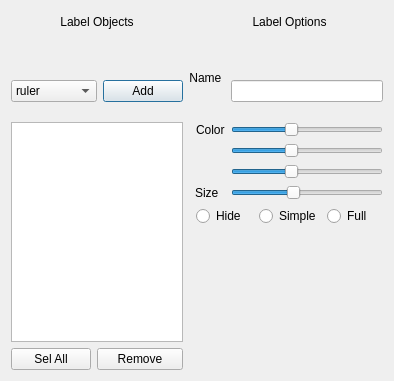
<?xml version="1.0" encoding="UTF-8"?>
<ui version="4.0">
 <class>LabelScreen</class>
 <widget class="QDialog" name="LabelScreen">
  <property name="geometry">
   <rect>
    <x>0</x>
    <y>0</y>
    <width>385</width>
    <height>381</height>
   </rect>
  </property>
  <property name="windowTitle">
   <string>Labels</string>
  </property>
  <layout class="QGridLayout" name="gridLayout_3">
   <property name="spacing">
    <number>6</number>
   </property>
   <item row="0" column="0" colspan="3">
    <widget class="QLabel" name="screenHeader">
     <property name="text">
      <string>Label Objects</string>
     </property>
     <property name="alignment">
      <set>Qt::AlignCenter</set>
     </property>
    </widget>
   </item>
   <item row="0" column="4" colspan="2">
    <widget class="QLabel" name="sectionHeader_2">
     <property name="text">
      <string>Label Options</string>
     </property>
     <property name="alignment">
      <set>Qt::AlignCenter</set>
     </property>
    </widget>
   </item>
   <item row="1" column="3" rowspan="3" colspan="2">
    <widget class="QLabel" name="label">
     <property name="text">
      <string>Name </string>
     </property>
     <property name="alignment">
      <set>Qt::AlignCenter</set>
     </property>
    </widget>
   </item>
   <item row="2" column="0" rowspan="2" colspan="2">
    <widget class="QComboBox" name="labelTypeChoice">
     <item>
      <property name="text">
       <string>ruler</string>
      </property>
     </item>
     <item>
      <property name="text">
       <string>text</string>
      </property>
     </item>
    </widget>
   </item>
   <item row="2" column="2" rowspan="2">
    <widget class="QPushButton" name="addLabelButton">
     <property name="text">
      <string>Add</string>
     </property>
    </widget>
   </item>
   <item row="2" column="5" rowspan="2">
    <widget class="QLineEdit" name="nameInput"/>
   </item>
   <item row="3" column="4" rowspan="2">
    <widget class="QLabel" name="label_2">
     <property name="text">
      <string>Color</string>
     </property>
     <property name="alignment">
      <set>Qt::AlignBottom|Qt::AlignLeading|Qt::AlignLeft</set>
     </property>
    </widget>
   </item>
   <item row="4" column="0" rowspan="6" colspan="3">
    <widget class="QListWidget" name="labelBrowser">
     <property name="selectionMode">
      <enum>QAbstractItemView::ExtendedSelection</enum>
     </property>
    </widget>
   </item>
   <item row="4" column="5">
    <widget class="ValueSlider" name="redSlider">
     <property name="maximum">
      <number>255</number>
     </property>
     <property name="value">
      <number>99</number>
     </property>
     <property name="orientation">
      <enum>Qt::Horizontal</enum>
     </property>
    </widget>
   </item>
   <item row="5" column="5">
    <widget class="ValueSlider" name="greenSlider">
     <property name="maximum">
      <number>255</number>
     </property>
     <property name="value">
      <number>99</number>
     </property>
     <property name="orientation">
      <enum>Qt::Horizontal</enum>
     </property>
    </widget>
   </item>
   <item row="6" column="5">
    <widget class="ValueSlider" name="blueSlider">
     <property name="maximum">
      <number>255</number>
     </property>
     <property name="value">
      <number>99</number>
     </property>
     <property name="orientation">
      <enum>Qt::Horizontal</enum>
     </property>
    </widget>
   </item>
   <item row="7" column="2" colspan="3">
    <widget class="QLabel" name="label_3">
     <property name="text">
      <string>Size  </string>
     </property>
     <property name="alignment">
      <set>Qt::AlignRight|Qt::AlignTrailing|Qt::AlignVCenter</set>
     </property>
    </widget>
   </item>
   <item row="7" column="5">
    <widget class="ValueSlider" name="textSizeSlider">
     <property name="minimum">
      <number>0</number>
     </property>
     <property name="maximum">
      <number>5</number>
     </property>
     <property name="value">
      <number>2</number>
     </property>
     <property name="orientation">
      <enum>Qt::Horizontal</enum>
     </property>
    </widget>
   </item>
   <item row="8" column="4" colspan="2">
    <layout class="QHBoxLayout" name="horizontalLayout">
     <item>
      <widget class="QRadioButton" name="hideButton">
       <property name="text">
        <string>Hide</string>
       </property>
       <property name="checkable">
        <bool>true</bool>
       </property>
       <property name="autoExclusive">
        <bool>false</bool>
       </property>
      </widget>
     </item>
     <item>
      <widget class="QRadioButton" name="showButton">
       <property name="text">
        <string>Simple</string>
       </property>
       <property name="checkable">
        <bool>true</bool>
       </property>
       <property name="autoExclusive">
        <bool>false</bool>
       </property>
      </widget>
     </item>
     <item>
      <widget class="QRadioButton" name="highlightButton">
       <property name="text">
        <string>Full</string>
       </property>
       <property name="checkable">
        <bool>true</bool>
       </property>
       <property name="autoExclusive">
        <bool>false</bool>
       </property>
      </widget>
     </item>
    </layout>
   </item>
   <item row="9" column="4" rowspan="2" colspan="2">
    <widget class="QStackedWidget" name="pageStack">
     <property name="currentIndex">
      <number>2</number>
     </property>
     <widget class="QWidget" name="textUIGroup">
      <layout class="QGridLayout" name="gridLayout_2">
       <property name="leftMargin">
        <number>0</number>
       </property>
       <property name="topMargin">
        <number>0</number>
       </property>
       <property name="rightMargin">
        <number>0</number>
       </property>
       <property name="bottomMargin">
        <number>0</number>
       </property>
       <property name="spacing">
        <number>6</number>
       </property>
       <item row="0" column="0" colspan="2">
        <widget class="QLabel" name="sectionHeader">
         <property name="text">
          <string>Text Options</string>
         </property>
         <property name="alignment">
          <set>Qt::AlignCenter</set>
         </property>
        </widget>
       </item>
       <item row="1" column="0">
        <widget class="QLabel" name="label_10">
         <property name="text">
          <string>Offset </string>
         </property>
        </widget>
       </item>
       <item row="1" column="1">
        <widget class="ValueSlider" name="textOffsetSlider">
         <property name="minimum">
          <number>-1</number>
         </property>
         <property name="value">
          <number>1</number>
         </property>
         <property name="orientation">
          <enum>Qt::Horizontal</enum>
         </property>
        </widget>
       </item>
       <item row="2" column="0" colspan="2">
        <widget class="QCheckBox" name="fixedButton">
         <property name="text">
          <string>Fixed</string>
         </property>
        </widget>
       </item>
       <item row="3" column="0">
        <widget class="QLabel" name="label_12">
         <property name="text">
          <string>X Pos</string>
         </property>
        </widget>
       </item>
       <item row="3" column="1">
        <widget class="ValueSlider" name="xPosSlider">
         <property name="minimum">
          <number>-1</number>
         </property>
         <property name="orientation">
          <enum>Qt::Horizontal</enum>
         </property>
        </widget>
       </item>
       <item row="4" column="0">
        <widget class="QLabel" name="label_13">
         <property name="text">
          <string>Y Pos</string>
         </property>
        </widget>
       </item>
       <item row="4" column="1">
        <widget class="ValueSlider" name="yPosSlider">
         <property name="minimum">
          <number>-1</number>
         </property>
         <property name="orientation">
          <enum>Qt::Horizontal</enum>
         </property>
        </widget>
       </item>
       <item row="5" column="0" colspan="2">
        <widget class="QPushButton" name="attachTextButton">
         <property name="text">
          <string>Attach Text</string>
         </property>
        </widget>
       </item>
      </layout>
      <zorder>attachTextButton</zorder>
      <zorder>label_12</zorder>
      <zorder>yPosSlider</zorder>
      <zorder>label_13</zorder>
      <zorder>label_10</zorder>
      <zorder>sectionHeader</zorder>
      <zorder>fixedButton</zorder>
      <zorder>textOffsetSlider</zorder>
      <zorder>xPosSlider</zorder>
     </widget>
     <widget class="QWidget" name="rulerUIGroup">
      <layout class="QGridLayout" name="gridLayout">
       <property name="leftMargin">
        <number>0</number>
       </property>
       <property name="topMargin">
        <number>0</number>
       </property>
       <property name="rightMargin">
        <number>0</number>
       </property>
       <property name="bottomMargin">
        <number>0</number>
       </property>
       <property name="spacing">
        <number>6</number>
       </property>
       <item row="0" column="0" colspan="3">
        <widget class="QLabel" name="sectionHeader_3">
         <property name="text">
          <string>Ruler Options</string>
         </property>
         <property name="alignment">
          <set>Qt::AlignCenter</set>
         </property>
        </widget>
       </item>
       <item row="1" column="0">
        <widget class="QLabel" name="label_6">
         <property name="text">
          <string>Axis</string>
         </property>
        </widget>
       </item>
       <item row="3" column="0">
        <widget class="QLabel" name="label_8">
         <property name="text">
          <string>Precision </string>
         </property>
        </widget>
       </item>
       <item row="4" column="0">
        <widget class="QLabel" name="label_9">
         <property name="text">
          <string>Units </string>
         </property>
        </widget>
       </item>
       <item row="4" column="1" colspan="2">
        <layout class="QHBoxLayout" name="horizontalLayout_3">
         <item>
          <widget class="QLineEdit" name="unitsInput"/>
         </item>
         <item>
          <widget class="QToolButton" name="setAllUnitsButton">
           <property name="text">
            <string>set all</string>
           </property>
          </widget>
         </item>
        </layout>
       </item>
       <item row="2" column="0">
        <widget class="QLabel" name="label_7">
         <property name="text">
          <string>Offset </string>
         </property>
        </widget>
       </item>
       <item row="3" column="1">
        <widget class="ValueSlider" name="precisionSlider">
         <property name="maximum">
          <number>8</number>
         </property>
         <property name="orientation">
          <enum>Qt::Horizontal</enum>
         </property>
        </widget>
       </item>
       <item row="2" column="1">
        <widget class="ValueSlider" name="rulerOffsetSlider">
         <property name="minimum">
          <number>-1</number>
         </property>
         <property name="orientation">
          <enum>Qt::Horizontal</enum>
         </property>
        </widget>
       </item>
       <item row="1" column="1">
        <layout class="QHBoxLayout" name="horizontalLayout_2">
         <item>
          <widget class="QCheckBox" name="xLockButton">
           <property name="text">
            <string>X </string>
           </property>
           <property name="checked">
            <bool>true</bool>
           </property>
          </widget>
         </item>
         <item>
          <widget class="QCheckBox" name="yLockButton">
           <property name="text">
            <string>Y </string>
           </property>
           <property name="checked">
            <bool>true</bool>
           </property>
          </widget>
         </item>
         <item>
          <widget class="QCheckBox" name="zLockButton">
           <property name="text">
            <string>Z </string>
           </property>
           <property name="checked">
            <bool>true</bool>
           </property>
          </widget>
         </item>
        </layout>
       </item>
       <item row="5" column="0" colspan="2">
        <widget class="QPushButton" name="attachRulerButton">
         <property name="text">
          <string>Attach Ruler</string>
         </property>
        </widget>
       </item>
      </layout>
     </widget>
     <widget class="QWidget" name="noGroup"/>
    </widget>
   </item>
   <item row="10" column="0">
    <widget class="QPushButton" name="selAllButton">
     <property name="text">
      <string>Sel All</string>
     </property>
    </widget>
   </item>
   <item row="10" column="1" colspan="2">
    <widget class="QPushButton" name="removeLabelButton">
     <property name="text">
      <string>Remove</string>
     </property>
    </widget>
   </item>
  </layout>
  <zorder>textSizeSlider</zorder>
  <zorder>label_3</zorder>
  <zorder>nameInput</zorder>
  <zorder>greenSlider</zorder>
  <zorder>sectionHeader_2</zorder>
  <zorder>redSlider</zorder>
  <zorder>label_2</zorder>
  <zorder>blueSlider</zorder>
  <zorder>pageStack</zorder>
  <zorder>label</zorder>
  <zorder>selAllButton</zorder>
  <zorder>addLabelButton</zorder>
  <zorder>labelBrowser</zorder>
  <zorder>removeLabelButton</zorder>
  <zorder>labelTypeChoice</zorder>
  <zorder>screenHeader</zorder>
 </widget>
 <customwidgets>
  <customwidget>
   <class>ValueSlider</class>
   <extends>QSlider</extends>
   <header>ValueSlider.h</header>
  </customwidget>
 </customwidgets>
 <resources/>
 <connections/>
</ui>
